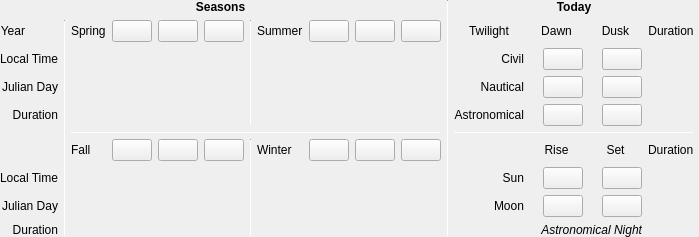
<?xml version="1.0" encoding="UTF-8"?>
<ui version="4.0">
 <class>specificTimeWidget</class>
 <widget class="QWidget" name="specificTimeWidget">
  <property name="geometry">
   <rect>
    <x>0</x>
    <y>0</y>
    <width>623</width>
    <height>219</height>
   </rect>
  </property>
  <property name="sizePolicy">
   <sizepolicy hsizetype="Expanding" vsizetype="Expanding">
    <horstretch>0</horstretch>
    <verstretch>0</verstretch>
   </sizepolicy>
  </property>
  <property name="windowTitle">
   <string notr="true">Form</string>
  </property>
  <layout class="QGridLayout" name="gridLayout">
   <property name="leftMargin">
    <number>0</number>
   </property>
   <property name="topMargin">
    <number>0</number>
   </property>
   <property name="rightMargin">
    <number>5</number>
   </property>
   <property name="bottomMargin">
    <number>0</number>
   </property>
   <item row="3" column="1">
    <widget class="QLabel" name="labelJD1">
     <property name="text">
      <string>Julian Day</string>
     </property>
     <property name="alignment">
      <set>Qt::AlignRight|Qt::AlignTrailing|Qt::AlignVCenter</set>
     </property>
    </widget>
   </item>
   <item row="4" column="8">
    <widget class="QLabel" name="labelAstronomicalTwilightBegin">
     <property name="text">
      <string/>
     </property>
     <property name="alignment">
      <set>Qt::AlignCenter</set>
     </property>
    </widget>
   </item>
   <item row="7" column="10">
    <widget class="QLabel" name="labelSunset">
     <property name="text">
      <string/>
     </property>
     <property name="alignment">
      <set>Qt::AlignCenter</set>
     </property>
    </widget>
   </item>
   <item row="3" column="10">
    <widget class="QLabel" name="labelNauticalTwilightEnd">
     <property name="text">
      <string/>
     </property>
     <property name="alignment">
      <set>Qt::AlignCenter</set>
     </property>
    </widget>
   </item>
   <item row="7" column="12">
    <widget class="QLabel" name="labelDayDuration">
     <property name="text">
      <string/>
     </property>
     <property name="alignment">
      <set>Qt::AlignCenter</set>
     </property>
    </widget>
   </item>
   <item row="6" column="4" rowspan="4">
    <widget class="Line" name="line_3">
     <property name="minimumSize">
      <size>
       <width>1</width>
       <height>0</height>
      </size>
     </property>
     <property name="maximumSize">
      <size>
       <width>1</width>
       <height>16777215</height>
      </size>
     </property>
     <property name="orientation">
      <enum>Qt::Vertical</enum>
     </property>
    </widget>
   </item>
   <item row="0" column="6" rowspan="10">
    <widget class="Line" name="lineDelimiterSections">
     <property name="minimumSize">
      <size>
       <width>1</width>
       <height>0</height>
      </size>
     </property>
     <property name="maximumSize">
      <size>
       <width>1</width>
       <height>16777215</height>
      </size>
     </property>
     <property name="orientation">
      <enum>Qt::Vertical</enum>
     </property>
    </widget>
   </item>
   <item row="7" column="5">
    <widget class="QLabel" name="labelDecemberSolsticeLT"/>
   </item>
   <item row="4" column="1">
    <widget class="QLabel" name="labelDuration1">
     <property name="text">
      <string>Duration</string>
     </property>
     <property name="alignment">
      <set>Qt::AlignRight|Qt::AlignTrailing|Qt::AlignVCenter</set>
     </property>
    </widget>
   </item>
   <item row="8" column="7">
    <widget class="QLabel" name="labelMoon">
     <property name="text">
      <string>Moon</string>
     </property>
     <property name="alignment">
      <set>Qt::AlignRight|Qt::AlignTrailing|Qt::AlignVCenter</set>
     </property>
    </widget>
   </item>
   <item row="2" column="8">
    <widget class="QLabel" name="labelCivilTwilightBegin">
     <property name="text">
      <string/>
     </property>
     <property name="alignment">
      <set>Qt::AlignCenter</set>
     </property>
    </widget>
   </item>
   <item row="9" column="3">
    <widget class="QLabel" name="labelSeptemberEquinoxDuration"/>
   </item>
   <item row="8" column="8">
    <widget class="QLabel" name="labelMoonRise">
     <property name="text">
      <string/>
     </property>
     <property name="alignment">
      <set>Qt::AlignCenter</set>
     </property>
    </widget>
   </item>
   <item row="2" column="3">
    <widget class="QLabel" name="labelMarchEquinoxLT"/>
   </item>
   <item row="9" column="12">
    <widget class="QLabel" name="labelNightDuration">
     <property name="font">
      <font>
       <italic>true</italic>
      </font>
     </property>
     <property name="toolTip">
      <string/>
     </property>
     <property name="text">
      <string/>
     </property>
     <property name="alignment">
      <set>Qt::AlignCenter</set>
     </property>
    </widget>
   </item>
   <item row="1" column="5">
    <layout class="QHBoxLayout" name="JuneSolsticeLayout">
     <item>
      <widget class="QLabel" name="labelJuneSolstice">
       <property name="sizePolicy">
        <sizepolicy hsizetype="Expanding" vsizetype="Preferred">
         <horstretch>0</horstretch>
         <verstretch>0</verstretch>
        </sizepolicy>
       </property>
       <property name="text">
        <string comment="season">Summer</string>
       </property>
      </widget>
     </item>
     <item>
      <widget class="QPushButton" name="buttonJuneSolsticePrevious">
       <property name="sizePolicy">
        <sizepolicy hsizetype="Fixed" vsizetype="Fixed">
         <horstretch>0</horstretch>
         <verstretch>0</verstretch>
        </sizepolicy>
       </property>
       <property name="toolTip">
        <string>Previous June Solstice</string>
       </property>
       <property name="icon">
        <iconset resource="../../data/gui/guiRes.qrc">
         <normaloff>:/graphicGui/btTimeRewind-off.png</normaloff>
         <disabledoff>:/graphicGui/btTimeRewind-off.png</disabledoff>:/graphicGui/btTimeRewind-off.png</iconset>
       </property>
      </widget>
     </item>
     <item>
      <widget class="QPushButton" name="buttonJuneSolsticeCurrent">
       <property name="sizePolicy">
        <sizepolicy hsizetype="Fixed" vsizetype="Fixed">
         <horstretch>0</horstretch>
         <verstretch>0</verstretch>
        </sizepolicy>
       </property>
       <property name="toolTip">
        <string>Current June Solstice</string>
       </property>
       <property name="icon">
        <iconset resource="../../data/gui/guiRes.qrc">
         <normaloff>:/graphicGui/bbtTime-off.png</normaloff>
         <disabledoff>:/graphicGui/bbtTime-off.png</disabledoff>:/graphicGui/bbtTime-off.png</iconset>
       </property>
      </widget>
     </item>
     <item>
      <widget class="QPushButton" name="buttonJuneSolsticeNext">
       <property name="sizePolicy">
        <sizepolicy hsizetype="Fixed" vsizetype="Fixed">
         <horstretch>0</horstretch>
         <verstretch>0</verstretch>
        </sizepolicy>
       </property>
       <property name="toolTip">
        <string>Next June Solstice</string>
       </property>
       <property name="icon">
        <iconset resource="../../data/gui/guiRes.qrc">
         <normaloff>:/graphicGui/btTimeForward-off.png</normaloff>
         <disabledoff>:/graphicGui/btTimeForward-off.png</disabledoff>:/graphicGui/btTimeForward-off.png</iconset>
       </property>
      </widget>
     </item>
    </layout>
   </item>
   <item row="8" column="1">
    <widget class="QLabel" name="labelJD2">
     <property name="text">
      <string>Julian Day</string>
     </property>
     <property name="alignment">
      <set>Qt::AlignRight|Qt::AlignTrailing|Qt::AlignVCenter</set>
     </property>
    </widget>
   </item>
   <item row="7" column="1">
    <widget class="QLabel" name="labelLT2">
     <property name="text">
      <string>Local Time</string>
     </property>
     <property name="alignment">
      <set>Qt::AlignRight|Qt::AlignTrailing|Qt::AlignVCenter</set>
     </property>
    </widget>
   </item>
   <item row="2" column="7">
    <widget class="QLabel" name="labelCivilTwilight">
     <property name="text">
      <string comment="twilight">Civil</string>
     </property>
     <property name="alignment">
      <set>Qt::AlignRight|Qt::AlignTrailing|Qt::AlignVCenter</set>
     </property>
    </widget>
   </item>
   <item row="4" column="12">
    <widget class="QLabel" name="labelAstronomicalTwilightDuration">
     <property name="text">
      <string/>
     </property>
     <property name="alignment">
      <set>Qt::AlignCenter</set>
     </property>
    </widget>
   </item>
   <item row="1" column="2" rowspan="9">
    <widget class="Line" name="line_4">
     <property name="minimumSize">
      <size>
       <width>1</width>
       <height>0</height>
      </size>
     </property>
     <property name="maximumSize">
      <size>
       <width>1</width>
       <height>16777215</height>
      </size>
     </property>
     <property name="orientation">
      <enum>Qt::Vertical</enum>
     </property>
    </widget>
   </item>
   <item row="1" column="12">
    <widget class="QLabel" name="labelDurationColumn1">
     <property name="text">
      <string>Duration</string>
     </property>
     <property name="alignment">
      <set>Qt::AlignCenter</set>
     </property>
    </widget>
   </item>
   <item row="2" column="10">
    <widget class="QLabel" name="labelCivilTwilightEnd">
     <property name="text">
      <string/>
     </property>
     <property name="alignment">
      <set>Qt::AlignCenter</set>
     </property>
    </widget>
   </item>
   <item row="7" column="3">
    <widget class="QLabel" name="labelSeptemberEquinoxLT"/>
   </item>
   <item row="9" column="5">
    <widget class="QLabel" name="labelDecemberSolsticeDuration"/>
   </item>
   <item row="0" column="1" colspan="5">
    <widget class="QLabel" name="labelSeasons">
     <property name="font">
      <font>
       <bold>true</bold>
      </font>
     </property>
     <property name="text">
      <string>Seasons</string>
     </property>
     <property name="alignment">
      <set>Qt::AlignCenter</set>
     </property>
    </widget>
   </item>
   <item row="4" column="3">
    <widget class="QLabel" name="labelMarchEquinoxDuration"/>
   </item>
   <item row="4" column="10">
    <widget class="QLabel" name="labelAstronomicalTwilightEnd">
     <property name="text">
      <string/>
     </property>
     <property name="alignment">
      <set>Qt::AlignCenter</set>
     </property>
    </widget>
   </item>
   <item row="9" column="1">
    <widget class="QLabel" name="labelDuration2">
     <property name="text">
      <string>Duration</string>
     </property>
     <property name="alignment">
      <set>Qt::AlignRight|Qt::AlignTrailing|Qt::AlignVCenter</set>
     </property>
    </widget>
   </item>
   <item row="2" column="5">
    <widget class="QLabel" name="labelJuneSolsticeLT"/>
   </item>
   <item row="7" column="7">
    <widget class="QLabel" name="labelSun">
     <property name="text">
      <string>Sun</string>
     </property>
     <property name="alignment">
      <set>Qt::AlignRight|Qt::AlignTrailing|Qt::AlignVCenter</set>
     </property>
    </widget>
   </item>
   <item row="7" column="9">
    <widget class="QPushButton" name="buttonSunrise">
     <property name="toolTip">
      <string>Today's sunrise</string>
     </property>
     <property name="text">
      <string/>
     </property>
     <property name="icon">
      <iconset resource="../../data/gui/guiRes.qrc">
       <normaloff>:/graphicGui/bbtTime-off.png</normaloff>
       <disabledoff>:/graphicGui/bbtTime-off.png</disabledoff>:/graphicGui/bbtTime-off.png</iconset>
     </property>
    </widget>
   </item>
   <item row="8" column="10">
    <widget class="QLabel" name="labelMoonSet">
     <property name="text">
      <string/>
     </property>
     <property name="alignment">
      <set>Qt::AlignCenter</set>
     </property>
    </widget>
   </item>
   <item row="1" column="4" rowspan="4">
    <widget class="Line" name="line_2">
     <property name="minimumSize">
      <size>
       <width>1</width>
       <height>0</height>
      </size>
     </property>
     <property name="maximumSize">
      <size>
       <width>1</width>
       <height>16777215</height>
      </size>
     </property>
     <property name="orientation">
      <enum>Qt::Vertical</enum>
     </property>
    </widget>
   </item>
   <item row="3" column="5">
    <widget class="QLabel" name="labelJuneSolsticeJD"/>
   </item>
   <item row="6" column="12">
    <widget class="QLabel" name="labelDurationColumn2">
     <property name="text">
      <string>Duration</string>
     </property>
    </widget>
   </item>
   <item row="6" column="5">
    <layout class="QHBoxLayout" name="DecemberSolsticeLayout">
     <item>
      <widget class="QLabel" name="labelDecemberSolstice">
       <property name="sizePolicy">
        <sizepolicy hsizetype="Expanding" vsizetype="Preferred">
         <horstretch>0</horstretch>
         <verstretch>0</verstretch>
        </sizepolicy>
       </property>
       <property name="text">
        <string comment="season">Winter</string>
       </property>
      </widget>
     </item>
     <item>
      <widget class="QPushButton" name="buttonDecemberSolsticePrevious">
       <property name="sizePolicy">
        <sizepolicy hsizetype="Fixed" vsizetype="Fixed">
         <horstretch>0</horstretch>
         <verstretch>0</verstretch>
        </sizepolicy>
       </property>
       <property name="toolTip">
        <string>Previous December Solstice</string>
       </property>
       <property name="icon">
        <iconset resource="../../data/gui/guiRes.qrc">
         <normaloff>:/graphicGui/btTimeRewind-off.png</normaloff>
         <disabledoff>:/graphicGui/btTimeRewind-off.png</disabledoff>:/graphicGui/btTimeRewind-off.png</iconset>
       </property>
      </widget>
     </item>
     <item>
      <widget class="QPushButton" name="buttonDecemberSolsticeCurrent">
       <property name="sizePolicy">
        <sizepolicy hsizetype="Fixed" vsizetype="Fixed">
         <horstretch>0</horstretch>
         <verstretch>0</verstretch>
        </sizepolicy>
       </property>
       <property name="toolTip">
        <string>Current December Solstice</string>
       </property>
       <property name="icon">
        <iconset resource="../../data/gui/guiRes.qrc">
         <normaloff>:/graphicGui/bbtTime-off.png</normaloff>
         <disabledoff>:/graphicGui/bbtTime-off.png</disabledoff>:/graphicGui/bbtTime-off.png</iconset>
       </property>
      </widget>
     </item>
     <item>
      <widget class="QPushButton" name="buttonDecemberSolsticeNext">
       <property name="sizePolicy">
        <sizepolicy hsizetype="Fixed" vsizetype="Fixed">
         <horstretch>0</horstretch>
         <verstretch>0</verstretch>
        </sizepolicy>
       </property>
       <property name="toolTip">
        <string>Next December Solstice</string>
       </property>
       <property name="icon">
        <iconset resource="../../data/gui/guiRes.qrc">
         <normaloff>:/graphicGui/btTimeForward-off.png</normaloff>
         <disabledoff>:/graphicGui/btTimeForward-off.png</disabledoff>:/graphicGui/btTimeForward-off.png</iconset>
       </property>
      </widget>
     </item>
    </layout>
   </item>
   <item row="3" column="8">
    <widget class="QLabel" name="labelNauticalTwilightBegin">
     <property name="text">
      <string/>
     </property>
     <property name="alignment">
      <set>Qt::AlignCenter</set>
     </property>
    </widget>
   </item>
   <item row="1" column="7">
    <widget class="QLabel" name="labelTwilight">
     <property name="text">
      <string>Twilight</string>
     </property>
     <property name="alignment">
      <set>Qt::AlignCenter</set>
     </property>
    </widget>
   </item>
   <item row="1" column="3">
    <layout class="QHBoxLayout" name="MarchEquinoxLayout">
     <item>
      <widget class="QLabel" name="labelMarchEquinox">
       <property name="sizePolicy">
        <sizepolicy hsizetype="Expanding" vsizetype="Preferred">
         <horstretch>0</horstretch>
         <verstretch>0</verstretch>
        </sizepolicy>
       </property>
       <property name="text">
        <string comment="season">Spring</string>
       </property>
      </widget>
     </item>
     <item>
      <widget class="QPushButton" name="buttonMarchEquinoxPrevious">
       <property name="sizePolicy">
        <sizepolicy hsizetype="Fixed" vsizetype="Fixed">
         <horstretch>0</horstretch>
         <verstretch>0</verstretch>
        </sizepolicy>
       </property>
       <property name="toolTip">
        <string>Previous March Equinox</string>
       </property>
       <property name="icon">
        <iconset resource="../../data/gui/guiRes.qrc">
         <normaloff>:/graphicGui/btTimeRewind-off.png</normaloff>
         <disabledoff>:/graphicGui/btTimeRewind-off.png</disabledoff>:/graphicGui/btTimeRewind-off.png</iconset>
       </property>
      </widget>
     </item>
     <item>
      <widget class="QPushButton" name="buttonMarchEquinoxCurrent">
       <property name="sizePolicy">
        <sizepolicy hsizetype="Fixed" vsizetype="Fixed">
         <horstretch>0</horstretch>
         <verstretch>0</verstretch>
        </sizepolicy>
       </property>
       <property name="toolTip">
        <string>Current March Equinox</string>
       </property>
       <property name="icon">
        <iconset resource="../../data/gui/guiRes.qrc">
         <normaloff>:/graphicGui/bbtTime-off.png</normaloff>
         <disabledoff>:/graphicGui/bbtTime-off.png</disabledoff>:/graphicGui/bbtTime-off.png</iconset>
       </property>
      </widget>
     </item>
     <item>
      <widget class="QPushButton" name="buttonMarchEquinoxNext">
       <property name="sizePolicy">
        <sizepolicy hsizetype="Fixed" vsizetype="Fixed">
         <horstretch>0</horstretch>
         <verstretch>0</verstretch>
        </sizepolicy>
       </property>
       <property name="toolTip">
        <string>Next March Equinox</string>
       </property>
       <property name="icon">
        <iconset resource="../../data/gui/guiRes.qrc">
         <normaloff>:/graphicGui/btTimeForward-off.png</normaloff>
         <disabledoff>:/graphicGui/btTimeForward-off.png</disabledoff>:/graphicGui/btTimeForward-off.png</iconset>
       </property>
      </widget>
     </item>
    </layout>
   </item>
   <item row="5" column="3" colspan="3">
    <widget class="Line" name="line">
     <property name="minimumSize">
      <size>
       <width>0</width>
       <height>1</height>
      </size>
     </property>
     <property name="maximumSize">
      <size>
       <width>16777215</width>
       <height>1</height>
      </size>
     </property>
     <property name="orientation">
      <enum>Qt::Horizontal</enum>
     </property>
    </widget>
   </item>
   <item row="4" column="7">
    <widget class="QLabel" name="labelAstronomicalTwilight">
     <property name="text">
      <string comment="twilight">Astronomical</string>
     </property>
     <property name="alignment">
      <set>Qt::AlignRight|Qt::AlignTrailing|Qt::AlignVCenter</set>
     </property>
    </widget>
   </item>
   <item row="2" column="1">
    <widget class="QLabel" name="labelLT1">
     <property name="sizePolicy">
      <sizepolicy hsizetype="Expanding" vsizetype="Preferred">
       <horstretch>0</horstretch>
       <verstretch>0</verstretch>
      </sizepolicy>
     </property>
     <property name="text">
      <string>Local Time</string>
     </property>
     <property name="alignment">
      <set>Qt::AlignRight|Qt::AlignTrailing|Qt::AlignVCenter</set>
     </property>
    </widget>
   </item>
   <item row="7" column="8">
    <widget class="QLabel" name="labelSunrise">
     <property name="text">
      <string/>
     </property>
     <property name="alignment">
      <set>Qt::AlignCenter</set>
     </property>
    </widget>
   </item>
   <item row="1" column="1">
    <layout class="QHBoxLayout" name="YearLayout">
     <item>
      <widget class="QLabel" name="labelYear">
       <property name="text">
        <string>Year</string>
       </property>
       <property name="alignment">
        <set>Qt::AlignRight|Qt::AlignTrailing|Qt::AlignVCenter</set>
       </property>
      </widget>
     </item>
     <item>
      <widget class="QLabel" name="labelCurrentYear">
       <property name="font">
        <font>
         <bold>true</bold>
        </font>
       </property>
       <property name="text">
        <string/>
       </property>
       <property name="alignment">
        <set>Qt::AlignCenter</set>
       </property>
      </widget>
     </item>
     <item>
      <widget class="QLabel" name="labelYearDuration">
       <property name="text">
        <string/>
       </property>
       <property name="alignment">
        <set>Qt::AlignRight|Qt::AlignTrailing|Qt::AlignVCenter</set>
       </property>
      </widget>
     </item>
    </layout>
   </item>
   <item row="5" column="7" colspan="6">
    <widget class="Line" name="line_5">
     <property name="minimumSize">
      <size>
       <width>0</width>
       <height>1</height>
      </size>
     </property>
     <property name="maximumSize">
      <size>
       <width>16777215</width>
       <height>1</height>
      </size>
     </property>
     <property name="orientation">
      <enum>Qt::Horizontal</enum>
     </property>
    </widget>
   </item>
   <item row="0" column="7" colspan="6">
    <widget class="QLabel" name="labelToday">
     <property name="font">
      <font>
       <bold>true</bold>
      </font>
     </property>
     <property name="text">
      <string>Today</string>
     </property>
     <property name="alignment">
      <set>Qt::AlignCenter</set>
     </property>
    </widget>
   </item>
   <item row="3" column="7">
    <widget class="QLabel" name="labelNauticalTwilight">
     <property name="text">
      <string comment="twilight">Nautical</string>
     </property>
     <property name="alignment">
      <set>Qt::AlignRight|Qt::AlignTrailing|Qt::AlignVCenter</set>
     </property>
    </widget>
   </item>
   <item row="8" column="5">
    <widget class="QLabel" name="labelDecemberSolsticeJD"/>
   </item>
   <item row="4" column="5">
    <widget class="QLabel" name="labelJuneSolsticeDuration"/>
   </item>
   <item row="3" column="3">
    <widget class="QLabel" name="labelMarchEquinoxJD"/>
   </item>
   <item row="8" column="3">
    <widget class="QLabel" name="labelSeptemberEquinoxJD"/>
   </item>
   <item row="3" column="12">
    <widget class="QLabel" name="labelNauticalTwilightDuration">
     <property name="text">
      <string/>
     </property>
     <property name="alignment">
      <set>Qt::AlignCenter</set>
     </property>
    </widget>
   </item>
   <item row="6" column="3">
    <layout class="QHBoxLayout" name="SeptemberEquinoxLayout">
     <item>
      <widget class="QLabel" name="labelSeptemberEquinox">
       <property name="sizePolicy">
        <sizepolicy hsizetype="Expanding" vsizetype="Preferred">
         <horstretch>0</horstretch>
         <verstretch>0</verstretch>
        </sizepolicy>
       </property>
       <property name="text">
        <string comment="season">Fall</string>
       </property>
      </widget>
     </item>
     <item>
      <widget class="QPushButton" name="buttonSeptemberEquinoxPrevious">
       <property name="toolTip">
        <string>Previous September Equinox</string>
       </property>
       <property name="icon">
        <iconset resource="../../data/gui/guiRes.qrc">
         <normaloff>:/graphicGui/btTimeRewind-off.png</normaloff>
         <disabledoff>:/graphicGui/btTimeRewind-off.png</disabledoff>:/graphicGui/btTimeRewind-off.png</iconset>
       </property>
      </widget>
     </item>
     <item>
      <widget class="QPushButton" name="buttonSeptemberEquinoxCurrent">
       <property name="sizePolicy">
        <sizepolicy hsizetype="Fixed" vsizetype="Fixed">
         <horstretch>0</horstretch>
         <verstretch>0</verstretch>
        </sizepolicy>
       </property>
       <property name="toolTip">
        <string>Current September Equinox</string>
       </property>
       <property name="icon">
        <iconset resource="../../data/gui/guiRes.qrc">
         <normaloff>:/graphicGui/bbtTime-off.png</normaloff>
         <disabledoff>:/graphicGui/bbtTime-off.png</disabledoff>:/graphicGui/bbtTime-off.png</iconset>
       </property>
      </widget>
     </item>
     <item>
      <widget class="QPushButton" name="buttonSeptemberEquinoxNext">
       <property name="sizePolicy">
        <sizepolicy hsizetype="Fixed" vsizetype="Fixed">
         <horstretch>0</horstretch>
         <verstretch>0</verstretch>
        </sizepolicy>
       </property>
       <property name="toolTip">
        <string>Next September Equinox</string>
       </property>
       <property name="icon">
        <iconset resource="../../data/gui/guiRes.qrc">
         <normaloff>:/graphicGui/btTimeForward-off.png</normaloff>
         <disabledoff>:/graphicGui/btTimeForward-off.png</disabledoff>:/graphicGui/btTimeForward-off.png</iconset>
       </property>
      </widget>
     </item>
    </layout>
   </item>
   <item row="2" column="12">
    <widget class="QLabel" name="labelCivilTwilightDuration">
     <property name="text">
      <string/>
     </property>
     <property name="alignment">
      <set>Qt::AlignCenter</set>
     </property>
    </widget>
   </item>
   <item row="7" column="11">
    <widget class="QPushButton" name="buttonSunset">
     <property name="toolTip">
      <string>Today's sunset</string>
     </property>
     <property name="text">
      <string/>
     </property>
     <property name="icon">
      <iconset resource="../../data/gui/guiRes.qrc">
       <normaloff>:/graphicGui/bbtTime-off.png</normaloff>
       <disabledoff>:/graphicGui/bbtTime-off.png</disabledoff>:/graphicGui/bbtTime-off.png</iconset>
     </property>
    </widget>
   </item>
   <item row="6" column="8" colspan="2">
    <widget class="QLabel" name="labelRise">
     <property name="text">
      <string>Rise</string>
     </property>
     <property name="alignment">
      <set>Qt::AlignCenter</set>
     </property>
    </widget>
   </item>
   <item row="6" column="10" colspan="2">
    <widget class="QLabel" name="labelSet">
     <property name="text">
      <string>Set</string>
     </property>
     <property name="alignment">
      <set>Qt::AlignCenter</set>
     </property>
    </widget>
   </item>
   <item row="8" column="9">
    <widget class="QPushButton" name="buttonMoonrise">
     <property name="toolTip">
      <string>Today's moonrise</string>
     </property>
     <property name="text">
      <string/>
     </property>
     <property name="icon">
      <iconset resource="../../data/gui/guiRes.qrc">
       <normaloff>:/graphicGui/bbtTime-off.png</normaloff>
       <disabledoff>:/graphicGui/bbtTime-off.png</disabledoff>:/graphicGui/bbtTime-off.png</iconset>
     </property>
    </widget>
   </item>
   <item row="8" column="11">
    <widget class="QPushButton" name="buttonMoonset">
     <property name="toolTip">
      <string>Today's moonset</string>
     </property>
     <property name="text">
      <string/>
     </property>
     <property name="icon">
      <iconset resource="../../data/gui/guiRes.qrc">
       <normaloff>:/graphicGui/bbtTime-off.png</normaloff>
       <disabledoff>:/graphicGui/bbtTime-off.png</disabledoff>:/graphicGui/bbtTime-off.png</iconset>
     </property>
    </widget>
   </item>
   <item row="2" column="9">
    <widget class="QPushButton" name="buttonCivilDawn">
     <property name="toolTip">
      <string>Morning civil twilight</string>
     </property>
     <property name="text">
      <string/>
     </property>
     <property name="icon">
      <iconset resource="../../data/gui/guiRes.qrc">
       <normaloff>:/graphicGui/bbtTime-off.png</normaloff>
       <disabledoff>:/graphicGui/bbtTime-off.png</disabledoff>:/graphicGui/bbtTime-off.png</iconset>
     </property>
    </widget>
   </item>
   <item row="1" column="8" colspan="2">
    <widget class="QLabel" name="labelDawn">
     <property name="text">
      <string>Dawn</string>
     </property>
     <property name="alignment">
      <set>Qt::AlignCenter</set>
     </property>
    </widget>
   </item>
   <item row="2" column="11">
    <widget class="QPushButton" name="buttonCivilDusk">
     <property name="toolTip">
      <string>Evening civil twilight</string>
     </property>
     <property name="text">
      <string/>
     </property>
     <property name="icon">
      <iconset resource="../../data/gui/guiRes.qrc">
       <normaloff>:/graphicGui/bbtTime-off.png</normaloff>
       <disabledoff>:/graphicGui/bbtTime-off.png</disabledoff>:/graphicGui/bbtTime-off.png</iconset>
     </property>
    </widget>
   </item>
   <item row="1" column="10" colspan="2">
    <widget class="QLabel" name="labelDusk">
     <property name="text">
      <string>Dusk</string>
     </property>
     <property name="alignment">
      <set>Qt::AlignCenter</set>
     </property>
    </widget>
   </item>
   <item row="3" column="9">
    <widget class="QPushButton" name="buttonNauticalDawn">
     <property name="toolTip">
      <string>Morning nautical twilight</string>
     </property>
     <property name="text">
      <string/>
     </property>
     <property name="icon">
      <iconset resource="../../data/gui/guiRes.qrc">
       <normaloff>:/graphicGui/bbtTime-off.png</normaloff>
       <disabledoff>:/graphicGui/bbtTime-off.png</disabledoff>:/graphicGui/bbtTime-off.png</iconset>
     </property>
    </widget>
   </item>
   <item row="3" column="11">
    <widget class="QPushButton" name="buttonNauticalDusk">
     <property name="toolTip">
      <string>Evening nautical twilight</string>
     </property>
     <property name="text">
      <string/>
     </property>
     <property name="icon">
      <iconset resource="../../data/gui/guiRes.qrc">
       <normaloff>:/graphicGui/bbtTime-off.png</normaloff>
       <disabledoff>:/graphicGui/bbtTime-off.png</disabledoff>:/graphicGui/bbtTime-off.png</iconset>
     </property>
    </widget>
   </item>
   <item row="4" column="9">
    <widget class="QPushButton" name="buttonAstronomicalDawn">
     <property name="toolTip">
      <string>Morning astronomical twilight</string>
     </property>
     <property name="text">
      <string/>
     </property>
     <property name="icon">
      <iconset resource="../../data/gui/guiRes.qrc">
       <normaloff>:/graphicGui/bbtTime-off.png</normaloff>
       <disabledoff>:/graphicGui/bbtTime-off.png</disabledoff>:/graphicGui/bbtTime-off.png</iconset>
     </property>
    </widget>
   </item>
   <item row="4" column="11">
    <widget class="QPushButton" name="buttonAstronomicalDusk">
     <property name="toolTip">
      <string>Evening astronomical twilight</string>
     </property>
     <property name="text">
      <string/>
     </property>
     <property name="icon">
      <iconset resource="../../data/gui/guiRes.qrc">
       <normaloff>:/graphicGui/bbtTime-off.png</normaloff>
       <disabledoff>:/graphicGui/bbtTime-off.png</disabledoff>:/graphicGui/bbtTime-off.png</iconset>
     </property>
    </widget>
   </item>
   <item row="9" column="7" colspan="5">
    <widget class="QLabel" name="labelNight">
     <property name="font">
      <font>
       <italic>true</italic>
      </font>
     </property>
     <property name="text">
      <string>Astronomical Night</string>
     </property>
     <property name="alignment">
      <set>Qt::AlignRight|Qt::AlignTrailing|Qt::AlignVCenter</set>
     </property>
    </widget>
   </item>
  </layout>
 </widget>
 <resources>
  <include location="../../data/gui/guiRes.qrc"/>
 </resources>
 <connections/>
</ui>
